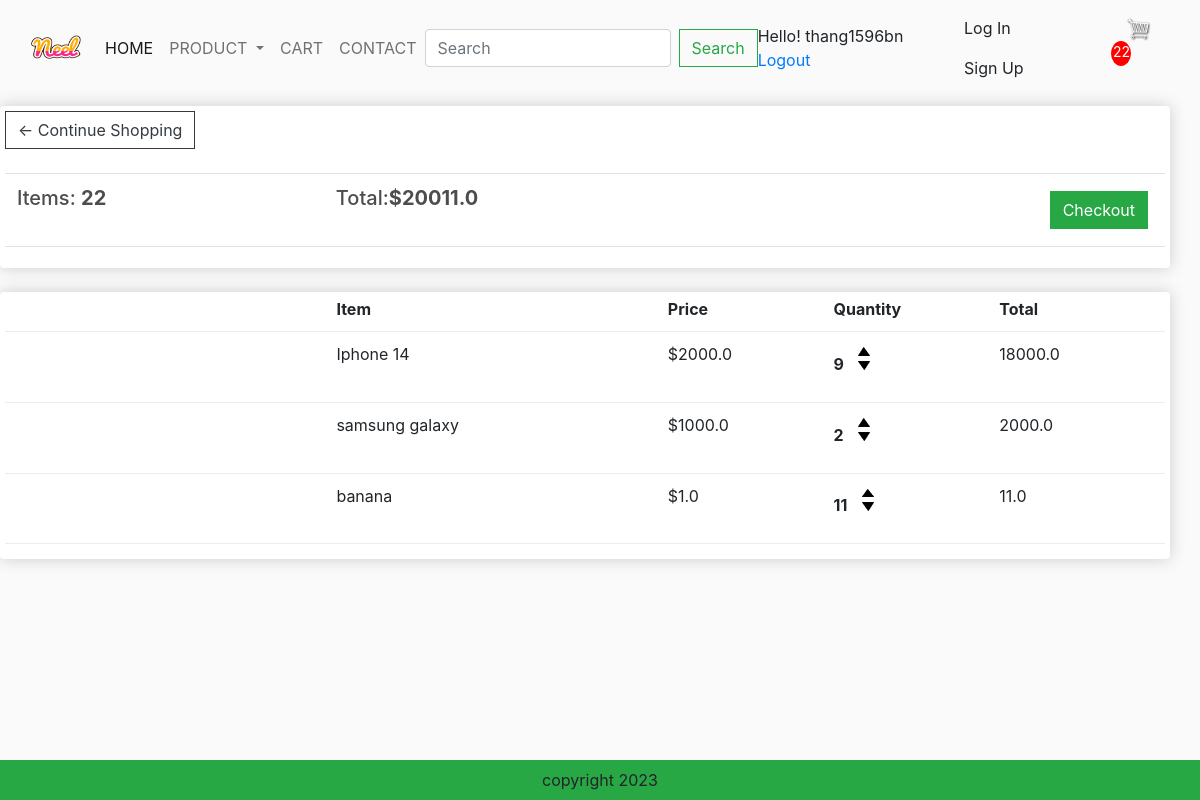
The app's page /cart/ (signed in) with its own data.
### shop/models.py (models this page shows, shortened)
class Order(models.Model):
    customer = models.ForeignKey(User,on_delete=models.SET_NULL,blank=True,null=True)
    date_order = models.DateTimeField(auto_now_add=True)
    complete = models.BooleanField(default=False, null=True, blank=False)
    transaction_id = models.CharField(max_length=200,null=True)
    @property
    def get_cart_items(self):
        orderitems = self.orderitem_set.all()
        total = sum([item.quantity for item in orderitems])
        return total
    @property
    def get_cart_total(self):
        orderitems = self.orderitem_set.all()
        total = sum([item.get_total for item in orderitems])
        return total

class OrderItem(models.Model):
    product = models.ForeignKey(Product,on_delete=models.SET_NULL,blank=True,null=True)
    order = models.ForeignKey(Order, on_delete=models.SET_NULL, blank=True, null=True)
    quantity = models.IntegerField(default=0,null=True,blank=True)
    date_added = models.DateTimeField(auto_now_add=True)
    @property
    def get_total(self):
        total = self.product.price * self.quantity
        return total

class Product(models.Model):
    category = models.ManyToManyField(Category, related_name= 'product')
    name = models.CharField(max_length=200,null=True)
    price = models.FloatField()
    digital = models.BooleanField(default=False,null=True,blank=False)
    image = models.ImageField(null=True,blank=True)
    @property
    def ImageURL(self):
        if self.image:
            return self.image.url
        return ''

### shop/views.py (the view)
# urls.py: path('cart/', views.cart, name="cart"),
def cart(request):
    if request.user.is_authenticated:
        customer = request.user
        order, created = Order.objects.get_or_create(customer=customer, complete=False)
        items = order.orderitem_set.all()
        cartItems = order.get_cart_items
    else:
        items = []
        order = {'get_cart_items': 0, 'get_cart_total': 0}
        cartItems = order['get_cart_items']
    categories = Category.objects.filter(is_sub=False)
    context = {'categories': categories, 'items': items, 'order': order, 'cartItems': cartItems}
    return render(request, 'shop/cart.html', context)

### shop/templates/shop/cart.html
{% extends 'shop/base.html' %}
{% load static %}
{% block cart_content %}
<div class="row" style="width:100%">
	<div class="col-lg-12">
		<div class="box-element">
			<a  class="btn btn-outline-dark" href="{% url 'index' %}">&#x2190; Continue Shopping</a>
			<br>
			<br>
			<table class="table">
				<tr>
					<th><h5>Items: <strong>{{order.get_cart_items}}</strong></h5></th>
					<th><h5>Total:<strong>${{order.get_cart_total}}</strong></h5></th>
					<th>
						<a  style="float:right; margin:5px;" class="btn btn-success" href="{% url 'checkout' %}">Checkout</a>
					</th>
				</tr>
			</table>
		</div>
		<br>
		<div class="box-element">
			<div class="cart-row">
				<div style="flex:2"></div>
				<div style="flex:2"><strong>Item</strong></div>
				<div style="flex:1"><strong>Price</strong></div>
				<div style="flex:1"><strong>Quantity</strong></div>
				<div style="flex:1"><strong>Total</strong></div>
			</div>
			{% for item in items %}
			<div class="cart-row">
				<div style="flex:2"><img class="row-image" src="{{item.product.ImageURL}}"></div>
				<div style="flex:2"><p>{{item.product.name}}</p></div>
				<div style="flex:1"><p>${{item.product.price}}</p></div>
				<div style="flex:1">
					<p class="quantity">{{item.quantity}}</p>
					<div class="quantity">
						<img data-product= {{item.product.id}} data-action="add" class="chg-quantity update-cart" src="{% static  'shop/images/arrow-up.png' %}">
						<img data-product= {{item.product.id}} data-action="remove" class="chg-quantity update-cart" src="{% static  'shop/images/arrow-down.png' %}">
					</div>
				</div>
				<div style="flex:1"><p>{{item.get_total}}</p></div>
			</div>
			{% endfor %}
		</div>
	</div>
</div>
{% endblock cart_content %}

### shop/templates/shop/base.html (shortened to what this page needs)
<!DOCTYPE html>
{% load static %}
<html lang="en">
<head>
    <link href="https://cdn.jsdelivr.net/npm/bootstrap@5.2.3/dist/css/bootstrap.min.css" rel="stylesheet">
    <link href="https://stackpath.bootstrapcdn.com/bootstrap/4.4.1/css/bootstrap.min.css" rel="stylesheet">
    <link href="{%static 'shop/css/owl.carousel.min.css' %}" rel="stylesheet">
    <link href="{%static 'shop/css/all.min.css' %}" rel="stylesheet">
    <link href="{%static 'shop/css/main.css' %}" rel="stylesheet">
    <link href="{%static 'shop/css/style.css' %}" rel="stylesheet">
</head>
<body>
    <nav class="navbar navbar-expand-lg bg-body-tertiary" >
      <div class="container-fluid">
        <a class="navbar-brand" href="{% url 'index' %}">
            <img src="{% static 'shop/images/Neel.png' %}" width="50" height="50">
        </a>
        <div class="collapse navbar-collapse" id="navbarSupportedContent">
          <ul class="navbar-nav me-auto mb-2 mb-lg-0">
            <li class="nav-item">
              <a class="nav-link active" aria-current="page" href="{% url 'index' %}">HOME</a>
            </li>
            <li class="nav-item dropdown">
              <a class="nav-link dropdown-toggle" href="#" role="button" data-bs-toggle="dropdown" aria-expanded="false">
                PRODUCT
              </a>
            </li>
            <li class="nav-item">
              <a class="nav-link" href="{% url 'cart' %}">CART</a>
            </li>
            <li class="nav-item">
              <a class="nav-link" href="#">CONTACT</a>
            </li>
          </ul>
          <form class="d-flex" role="search" method="POST" action="{% url 'search' %}">
            <input class="form-control me-2" type="search" placeholder="Search" aria-label="Search" name="searched">
            <button class="btn btn-outline-success" type="submit">Search</button>
          </form>
        </div>
        <div class="form-inline my-2 my-lg-0" style="visibility: {{user_login}}">
          <span>Hello! {{request.user}}</span>
          <span><a href="{% url 'logout' %}"> Logout</a></span>
        </div>
        <div class="form-inline my-2 my-lg-0" style="visibility: {{user_not_login}}">
          <a class="nav-link" href="{% url 'login' %}">Log In</a>
          <a class="nav-link" href="{% url 'register' %}">Sign Up</a>
        </div>
        <div class="form-inline my-2 my-lg-0">
            <a href="{% url 'cart' %}"><img id="cart-icon" src="{% static 'images/cart.png' %}"></a>
            <p id="cart-total">{{cartItems}}</p>
        </div>
      </div>
    </nav>
    {% block cart_content %}{% endblock cart_content %}
    <footer class="container--fluid bg-success text-center fixed-bottom p-2 mt-5">
        copyright 2023
    </footer>
</body>
</html>

### shop/static/shop/css/main.css (style rules this page uses)
body { background-color: hsl(0, 0%, 98%); }
h1,h2,h3,h4,h5,h6 { color:hsl(0, 0%, 30%); }
.box-element { box-shadow:hsl(0, 0%, 80%) 0 0 16px; background-color: #fff; border-radius: 4px; padding: 5px; }
#cart-icon { width:25px; display: inline-block; margin-left: 15px; }
#cart-total { display: block; text-align: center; color:#fff; background-color: red; width: 20px; height: 25px; border-radius: 50%; font-size: 14px; }
.col-lg-3, .col-lg-4, .col-lg-6, .col-lg-8, .col-lg-12 { margin-top: 10px; }
.btn { border-radius: 0; }
.cart-row { display: flex; align-items: flex-stretch; padding-bottom: 10px; margin-bottom: 10px; border-bottom: 1px solid #ececec; }
.quantity { display: inline-block; font-weight: 700; padding-right:10px; }
.chg-quantity { width: 12px; cursor: pointer; display: block; margin-top: 5px; transition:.1s; }

### records on screen
Order: get_cart_items "22", get_cart_total "20011.0"
OrderItem: product.name "Iphone 14", product.price "2000.0", quantity "9", get_total "18000.0"
OrderItem: product.name "samsung galaxy", product.price "1000.0", quantity "2", get_total "2000.0"
OrderItem: product.name "banana", product.price "1.0", quantity "11", get_total "11.0"

### other values on screen
{{ request.user }} "thang1596bn"
{{ cartItems }} "22"
